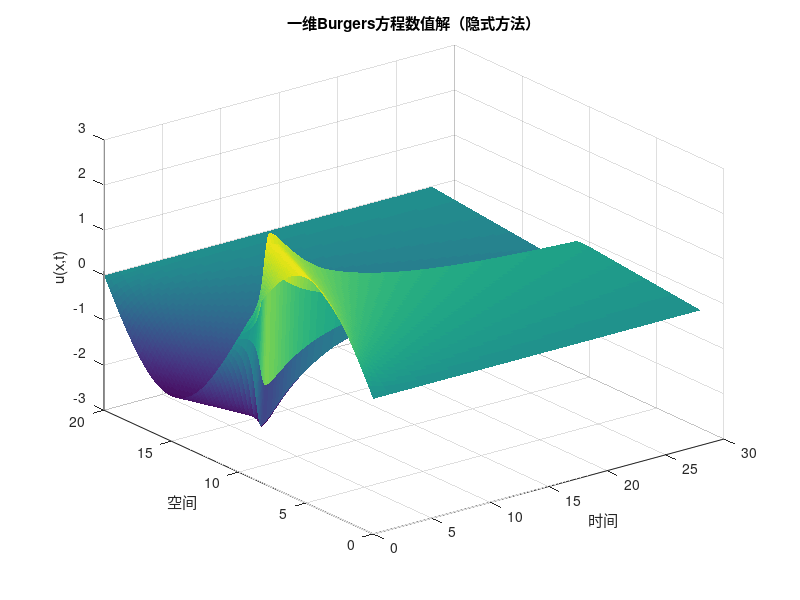
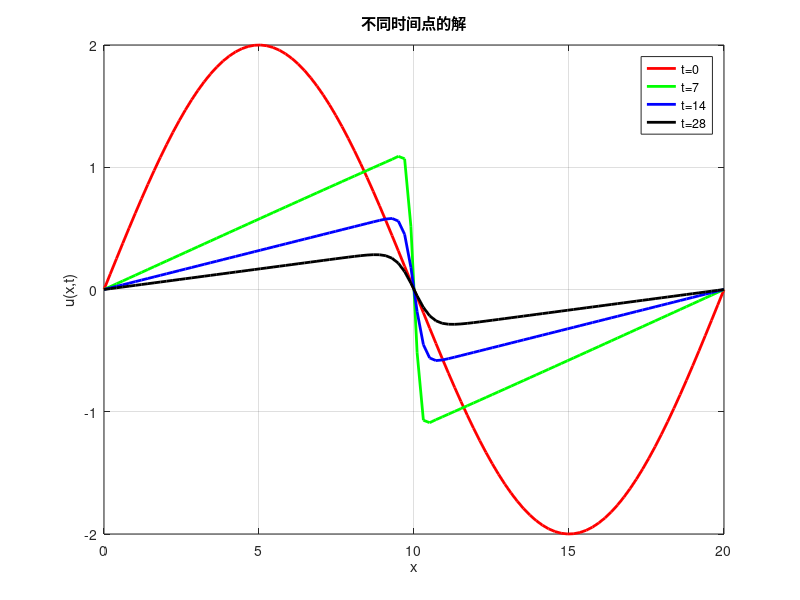

Recreate these plots in MATLAB, in order.
function burgers_equation_implicit()
% burger的幅值不能过大
    clear all; close all; clc
    % 参数设置
    L = 20;           % 空间域长度
    T = 28;             % 总时间
    Nx = 100;           % 空间网格点数
    Nt = 500;          % 时间步数
    nu = 0.1;          % 粘性系数
    
    dx = L / (Nx - 1);  % 空间步长
    dt = T / Nt;        % 时间步长
    r = nu * dt / (dx^2); % 扩散系数
    
    % 初始化网格和初始条件
    x = linspace(0, L, Nx);
    % u0 = sin(2*pi*x) + 0.5*sin(pi*x); % 初始条件
    u0 = 2*sin(2*pi/20*x); % 初始条件
    
    % 初始化解矩阵
    u = zeros(Nx, Nt);
    u(:,1) = u0';
    
    % 构建三对角矩阵
    main_diag = (1 + r) * ones(Nx, 1);
    off_diag = (-r/2) * ones(Nx-1, 1);
    
    A = diag(main_diag) + diag(off_diag, 1) + diag(off_diag, -1);
    
    % 边界条件（Dirichlet边界条件）
    A(1, :) = 0; A(1, 1) = 1;
    A(Nx, :) = 0; A(Nx, Nx) = 1;
    
    % 时间迭代
    for n = 1:Nt-1
        % 当前时间步的解
        u_current = u(:, n);
        
        % 构建右侧向量（考虑非线性项）
        b = zeros(Nx, 1);
        for i = 2:Nx-1
            % Crank-Nicolson格式
            nonlinear_term = -0.25 * (u_current(i+1)^2 - u_current(i-1)^2) / dx;
            diffusion_term = 0.5 * r * (u_current(i+1) - 2*u_current(i) + u_current(i-1));
            
            b(i) = u_current(i) + dt * nonlinear_term + diffusion_term;
        end
        
        % 边界条件
        b(1) = 0;   % u(0,t) = 0
        b(Nx) = 0;  % u(L,t) = 0
        
        % 求解线性系统
        u(:, n+1) = A \ b;
    end
    
    % 可视化结果
    figure;
    surf(linspace(0, T, Nt), x, u, 'EdgeColor', 'none');
    xlabel('时间');
    ylabel('空间');
    zlabel('u(x,t)');
    title('一维Burgers方程数值解（隐式方法）');
    
    % 绘制特定时间点的解
    figure;
    plot(x, u(:,1), 'r-', 'LineWidth', 2, 'DisplayName', 't=0');
    hold on;
    plot(x, u(:,round(Nt/4)), 'g-', 'LineWidth', 2, 'DisplayName', ['t=' num2str(T/4)]);
    plot(x, u(:,round(Nt/2)), 'b-', 'LineWidth', 2, 'DisplayName', ['t=' num2str(T/2)]);
    plot(x, u(:,end), 'k-', 'LineWidth', 2, 'DisplayName', ['t=' num2str(T)]);
    xlabel('x');
    ylabel('u(x,t)');
    title('不同时间点的解');
    legend;
    grid on;
end